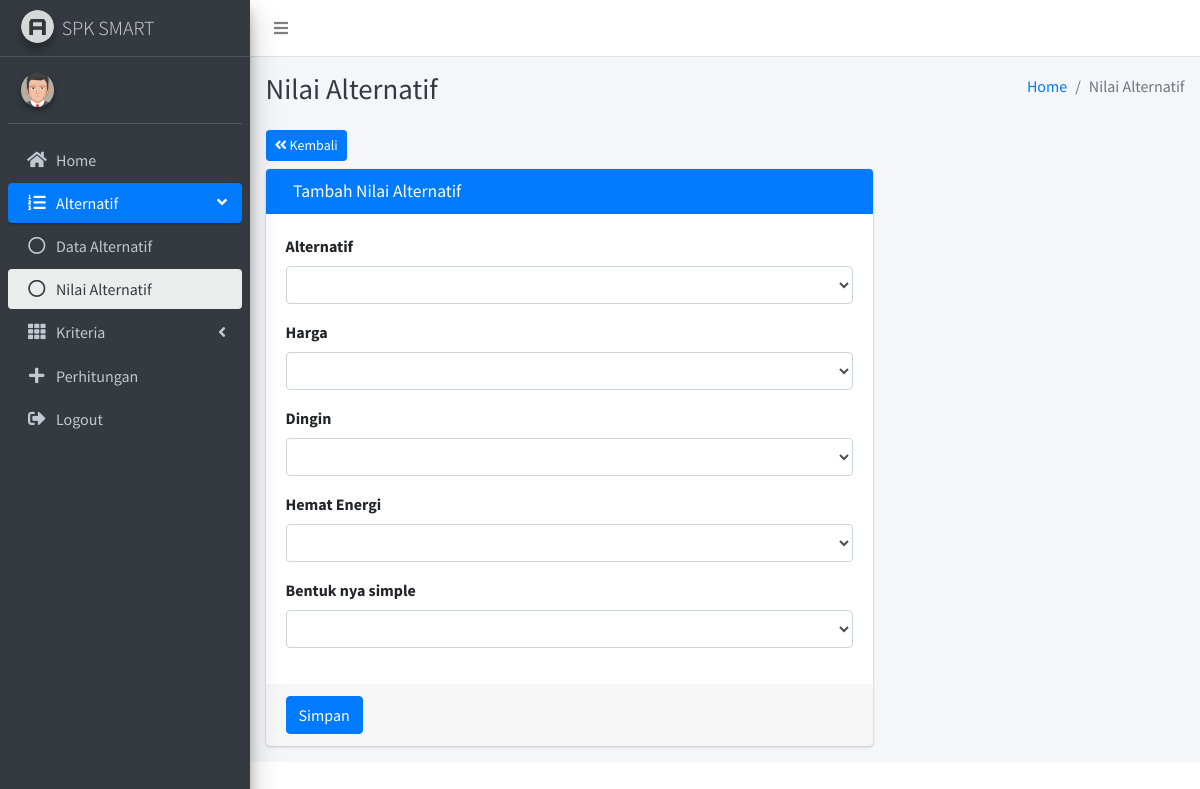
Page /nilai-alternatif.php?m=add (signed in) on the committed database.
### tables this page shows
CREATE TABLE `kriteria` (
  `id_kriteria` int(11) NOT NULL,
  `nm_kriteria` varchar(20) DEFAULT NULL,
  `bobot` int(11) DEFAULT NULL
);

### nilai-alternatif.php (called while the page is built)
<?php
include 'src/page/alternatif/nilai-alternatif/index.php';

### src/page/alternatif/nilai-alternatif/tambah-content.php (the view, shortened to what this page needs)
<?php
    $dataAlternatif = mysqli_query($conn,"SELECT * FROM alternatif");
    $dataKriteria = mysqli_query($conn,"SELECT * FROM kriteria");
?>
<div class="content-wrapper">
    <div class="content-header">
        <div class="container-fluid">
            <div class="row mb-2">
                <div class="col-sm-6">
                    <h1 class="m-0 text-dark"><?= $title; ?></h1>
                </div>
                <div class="col-sm-6">
                    <ol class="breadcrumb float-sm-right">
                        <li class="breadcrumb-item"><a href="index.php">Home</a></li>
                        <li class="breadcrumb-item active"><?= $title; ?></li>
                    </ol>
                </div>
            </div>
        </div>
    </div>
    <section class="content">
        <div class="container-fluid">
            <div class="row">
                <div class="col-8">
                    <a href="nilai-alternatif.php" class="btn btn-primary btn-sm mb-2"><i
                            class="fas fa-angle-double-left"></i> Kembali</a>
                    <div class="card card-primary">
                        <div class="card-header">
                            <div class="col">
                                <h3 class="card-title">Tambah <?= $title ?> </h3>
                            </div>
                        </div>
                        <form role="form" action="" method="POST">
                            <div class="card-body">
                                <div class="form-group">
                                    <label for="alternatif">Alternatif</label>
                                    <select class="form-control select2" name="idalternatif" style="width: 100%;">
                                        <option value=""></option>
                                        <?php while($da = mysqli_fetch_assoc($dataAlternatif)): ?>
                                        <option value="<?= $da['id_alternatif'] ?>"><?= $da['nm_alternatif'] ?></option>
                                        <?php endwhile ?>
                                    </select>
                                </div>
                                <?php
                                while($dk = mysqli_fetch_assoc($dataKriteria)):
                                    $idSub = $dk['id_kriteria'];
                                    $dataSubKriteria = mysqli_query($conn,"SELECT * FROM sub_kriteria WHERE id_kriteria = $idSub")
                                ?>
                                <div class="form-group">
                                    <label><?= $dk['nm_kriteria'] ?></label>
                                    <select class="form-control select2" name="idsubkriteria[]" style="width: 100%;">
                                        <option value=""></option>
                                        <?php while($dsb = mysqli_fetch_assoc($dataSubKriteria)): ?>
                                        <option value="<?= $dsb['id_subkriteria'] ?>"><?= $dsb['nm_subkriteria'] ?></option>
                                        <?php endwhile ?>
                                    </select>
                                </div>
                                <?php endwhile ?>
                            </div>
                            <div class="card-footer">
                                <button type="submit" class="btn btn-primary" name="simpan">Simpan</button>
                            </div>
                        </form>
                    </div>
                </div>
            </div>
        </div>
    </section>
</div>

### rows in the picture
kriteria: nm_kriteria "Harga"
kriteria: nm_kriteria "Dingin"
kriteria: nm_kriteria "Hemat Energi"
kriteria: nm_kriteria "Bentuk nya simple"

### other values in the picture
$title "Nilai Alternatif"
